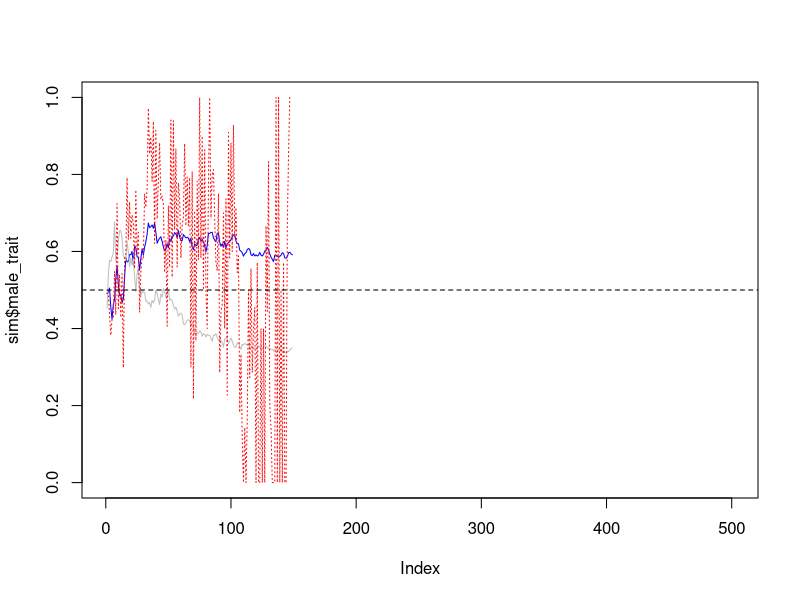

Recreate this plot in R.
#### parameters ####

## list of global parameters
p <- list(
  nb_class = c(1,1), ## i classes of juveniles; non reproductive; only the last observes
  ## j classes of adults; reproductive; only the last does not observe
  K = 200, ## pop size
  female_strategy = "conformity", ## alternatives: "koinophilia" or "conformity"
  survival = 0.9, ## must be < 1
  ageing = 0.1, ## probability to stay in the same age class from one time step to the next
  initial_trait_frequency = 0.5, # initial probability that males have trait 1 (and neutral trait 1)
  # initial_choice_frequency = 0.1, # initial probability that females have chosen trait 1
  n_matings = 10, ## maximum number of matings for males at every time step, must be > 0
  heritability = 1, ## with mutation rate = 1 - heritability
  n_obs = 10, ## maximal number of couples observed per female
  c = 0.6, ## copying rate
  n_steps_removed = 50) ## must be > 0

## dataframe for parameters variation
param_variation <- expand.grid(n_obs = c(4, 6, 8, 10, 15),
                               heritability = 1,
                               c = seq(0.6, 0.8, 0.05))
param_variation_null <- expand.grid(n_obs = 0,
                               heritability = 1,
                               c = seq(0.6, 0.8, 0.05))

## number of replicates per combination of parameters
n_replicates <- 100

## total number of simulations to run
n_simus <- nrow(param_variation) * n_replicates

## number of time steps
n_steps <- 200


#### functions to run simulations ####

# parameters <- p

init_pop <- function(parameters) {
  males <- matrix(NA, nrow = parameters$K, ncol = 4) ## age / trait / neutral trait / alive / nb of matings    
  females <- matrix(NA, nrow = parameters$K, ncol = 7) ## age / trait / neutral trait / alive / observed / preferred / ID male chosen
  colnames(males) <- c("age", "trait", "neutral", "alive")
  colnames(females) <- c("age", "trait", "neutral", "alive", "observed", "preferred", "ID_father")
  ## description of classes
  reproductive = c(rep(FALSE, parameters$nb_class[1]), rep(TRUE, parameters$nb_class[2]))
  observing = c(rep(FALSE, parameters$nb_class[1]-1), TRUE, rep(TRUE, parameters$nb_class[2]-1), FALSE)
  ## initial repartition among age classes
  ## geometric decrease in frequency, based on survival chances
  n <- with(parameters,sum(nb_class))
  pr <- with(parameters, survival^(1:n) / ((survival-survival^(n+1)) / (1-survival))) 
  ## randomly draw number of males
  n_males <- rbinom(1, size = parameters$K, prob = 1/2)
  n_females <- parameters$K - n_males
  ## random repartition of individuals among age classes
  n_males <- as.numeric(rmultinom(1, size = n_males, prob = pr)) # number of males per age class
  n_females <- as.numeric(rmultinom(1, size = n_females, prob = pr)) # number of females per age class
  
  n_tot_females <- sum(n_females) # total number of females
  n_tot_males <- sum(n_males) # total number of males
  
  ## Initialization of age, trait, neutral trait and "who is alive" for females and males
  if (n_tot_females > 0) {
    pos <- 1 : n_tot_females
    females[pos, "age"] <- rep(1:n, times = n_females) # initialization of age in the female matrix
    females[pos, "trait"] <- rbinom(n_tot_females, size = 1, prob = parameters$initial_trait_frequency) # initialization of trait
    females[pos, "neutral"] <- rbinom(n_tot_females, size = 1, prob = parameters$initial_trait_frequency) # initialization of neutral trait
    females[pos, "alive"] <- 1 # initialization of "who is alive"
  }
  if (n_tot_males > 0) {
    pos <- 1 : n_tot_males 
    males[pos, "age"] <- rep(1:n, times = n_males) # initialization of age in the male matrix
    males[pos, "trait"] <- rbinom(n_tot_males, size = 1, prob = parameters$initial_trait_frequency) # initialization of trait
    males[pos, "neutral"] <- rbinom(n_tot_males, size = 1, prob = parameters$initial_trait_frequency) # initialization of neutral trait
    males[pos, "alive"] <- 1 # initialization of "who is alive"
  }
  
  ## Initialization of male chosen for reproductive females
  pos_f <- which(reproductive[females[, 1]]) # positions of reproductive females
  pos_m <- which(reproductive[males[, 1]]) # positions of reproductive males
  if (length(pos_f) > 0 & length(pos_m) > 0) {
    if (length(pos_m) == 1) {
      females[pos_f, "ID_father"] <- pos_m
    } else {
      females[pos_f, "ID_father"] <- sample(pos_m, size = length(pos_f), replace = TRUE)
    }
  }
  
  return(list(males = males, females = females, reproductive = reproductive, observing = observing))
}
# 
parameters <- p
tmax <- 10
return_tradition_only = FALSE

dynamics <- function(tmax, parameters, return_tradition_only = FALSE) { # if return_tradition_only = FALSE, store raw temporal results, if not, store only one tradition (duration) per simulation
  ## initialization
  pop <- init_pop(parameters)
  
  nb <- sum(parameters$nb_class) # number of age classes
  n_females <- n_females_old <- table(factor(pop$females[, "age"], levels = 1 : nb)) # number of females per age class
  n_males <- n_males_old <- table(factor(pop$males[, "age"], levels = 1 : nb)) # number of males per age class
  
  ## prepare vectors and matrices to store output (only if we store raw results)
  if (!return_tradition_only) {
    # for males
    sequence_trait_m <- sequence_neutral_m <- rep(NA, tmax + 1)
    sequence_trait_m[1] <- mean(pop$males[, "trait"], na.rm = TRUE)
    sequence_neutral_m[1] <- mean(pop$males[, "neutral"], na.rm = TRUE)
    # for females
    sequence_trait_f <- sequence_neutral_f <- rep(NA, tmax + 1)
    sequence_observed <- sequence_preferred <- sequence_choice <- rep(NA, tmax + 1)
    sequence_trait_f[1] <- mean(pop$females[, "trait"], na.rm = TRUE)
    sequence_neutral_f[1] <- mean(pop$females[, "neutral"], na.rm = TRUE)
    sequence_choice[1] <- mean(pop$males[pop$females[, "ID_father"], "trait"], na.rm = TRUE)
    sequence_observed[1] <- NA
    sequence_preferred[1] <- NA
    # number of individuals in each age class
    pop_size <- matrix(NA, nrow = tmax + 1, ncol = 2*nb)
    pop_size[1,] <- c(n_females, n_males)
  } else {
    mean_choice <- NA
    trad_duration <- NA
  }
  sequence_nb_demos <- sequence_nb_observations <- rep(NA, tmax + 1)
  sequence_nb_demos[1] <- NA
  sequence_nb_observations[1] <- NA
  
  ## start loop on time steps
  ## as females are "initialized" with a mate, reproduction must come first
  for(g in 1 : tmax) {
    
    ## position of females who reproduced in the previous step
    pos_fR <- which(pop$reproductive[pop$females[, "age"]] & !is.na(pop$females[, "ID_father"])) # position of the females who reproduced (demonstrator females)
    # if (length(pos_fR) == 0) { # if no mate choice at the previous step, we want to end the simulation
    #   print(g)
    #   print("no mate choice in the previous step, stop time, return results")
    #   break # go out of the loop on time steps, to store results
    # }
    # print("the next 2 lines are the position of females who mated and of males that have been chosen in the previous step")
    # print(pos_fR)
    # print(pop$females[pos_fR, "ID_father"])
    
    ## observations / preference
    pos_fO <- which(pop$observing[pop$females[, "age"]]) # position of observing females
    if (length(pos_fO) == 0) {
      # print(g)
      # print("no observing females")
    }
    if (parameters$n_obs == 0) { # preference in the null model, for n_obs = 0
      pop$females[pos_fO, "observed"] <- NA # nothing is observed
      pop$females[pos_fO, "preferred"] <- rbinom(length(pos_fO), size = 1, prob = 1/2) # the preference is random
      sequence_nb_observations[g + 1] <- parameters$n_obs
    } else { # preference in the social model, for n_obs > 0
      # we need the trait of the observed males
      if (parameters$female_strategy == "conformity") { # if female strategy is conformity
        traits_observed_males <- pop$males[pop$females[pos_fR, "ID_father"], "trait"] # traits of males who reproduced with the demonstrator females at g-1
      }
      if (parameters$female_strategy == "koinophilia") { # if female strategy is koinophilia
        traits_observed_males <- pop$males[which(pop$reproductive[pop$males[, "age"]]), "trait"] # traits of reproductive males who are present at g
      }
      # if (!return_tradition_only) sequence_nb_demos[g + 1] <- length(traits_observed_males) # store the number of social info available
      
      if (parameters$n_obs >= length(traits_observed_males)) { # case where there is less to observe than what females could: all females observe the same matings
        sequence_nb_observations[g + 1] <- length(traits_observed_males) # the effective number of observations is the number of available matings to observe
        if (length(traits_observed_males) == 0) { # if there is nothing to observe at this time step, the preference is random
          # print(g)
          # print("nothing to observe, because no repro females or repro males at the previous step")
          pop$females[pos_fO, "observed"] <- NA
          pop$females[pos_fO, "preferred"] <- rbinom(length(pos_fO), size = 1, prob = 1/2)
        } else {
          fr_obs <- mean(traits_observed_males) # frequency for trait 1 observed
          pop$females[pos_fO, "observed"] <- fr_obs
          if (fr_obs > 1/2) {
            pop$females[pos_fO, "preferred"] <- 1
          } 
          else {
            if (fr_obs == 1/2) {
              pop$females[pos_fO,"preferred"] <- rbinom(length(pos_fO), size = 1, prob = 1/2)
            } 
            else {
              pop$females[pos_fO,"preferred"] <- 0
            }
          }
        }
      }
      if (parameters$n_obs < length(traits_observed_males)) { # could be replaced by a else?
        # case where there are more matings to observe than what females can observe
        # use a hypergeometric sampling for each female
        # and determine which male trait value is most frequent among the observations
        sequence_nb_observations[g + 1] <- parameters$n_obs
        nb_1 <- sum(traits_observed_males) # number of 1 in all possible observations
        nb_0 <- length(traits_observed_males) - nb_1 # number of 0 in all possible observations
        nb_1_obs <- rhyper(length(pos_fO), nb_1, nb_0, parameters$n_obs) # number of 1 observed by each observer female
        fr_obs <- nb_1_obs/parameters$n_obs # frequency of 1 observed for each observer female
        pop$females[pos_fO, "observed"] <- fr_obs
        pop$females[pos_fO, "preferred"] <- ifelse(fr_obs > 1/2, 1, 0)
        l <- fr_obs == 1/2
        if (any(l)) {
          pop$females[pos_fO[l], "preferred"] <- rbinom(sum(l), size = 1, prob = 1/2)
        } 
      }
    } ## end of acquisition of the preference in the social model
    
    
    ## who will survive?
    pos <- which(pop$females[, "age"] < nb) # position of females of age class in which survival occurs (not the last age class)
    pop$females[pos, "alive"] <- with(parameters, rbinom(length(pos), size = 1, prob = survival)) # survival (1) or death (0) for every female
    pop$females[which(pop$females[, "age"] == nb), "alive"] <- 0 # females of the last age class will all die
    pos <- which(pop$males[, "age"] < nb) # position of males of age class in which survival occurs (not the last age class)
    pop$males[pos, "alive"] <- with(parameters, rbinom(length(pos), size = 1, prob = survival)) # survival (1) or death (0) for every male
    pop$males[which(pop$males[, "age"] == nb), "alive"] <- 0 # males of the last age class will all die
    
    ## how many newborns to keep pop size constant?
    nb_newborns <- parameters$K - sum(pop$males[, "alive"], na.rm = TRUE) - sum(pop$females[, "alive"], na.rm = TRUE)
    if (nb_newborns < 0) stop("Number of newborns cannot be negative!") # check that everything is OK, in principle this could be removed...
    if (nb_newborns > parameters$K) stop("Number of newborns cannot excess max population size!")
    
    ## randomly draw the identity of the mother / transmission of trait
    if (length(pos_fR) > 0) { # if there are mothers...
      if (nb_newborns > 0) { # ... and space for newborns
        if (length(pos_fR) == 1) {
          who_is_the_mother <- pos_fR
        } else {
          who_is_the_mother <- sample(pos_fR, size = nb_newborns, replace = TRUE)
        }
        who_is_the_father <- pop$females[who_is_the_mother, "ID_father"] # position of the father for each newborn
        # compute trait values for newborns, as transmitted by the two parents
        # print("the next 4 lines are who_is_the_mother, who_is_the_father and theirs relative traits")
        # print(who_is_the_mother)
        # print(who_is_the_father)
        # print(pop$females[who_is_the_mother, "trait"])
        # print(pop$males[who_is_the_father, "trait"])
        newborn_trait <- ifelse(runif(nb_newborns) < 0.5, pop$females[who_is_the_mother, "trait"], pop$males[who_is_the_father, "trait"])
        newborn_neutral <- ifelse(runif(nb_newborns) < 0.5, pop$females[who_is_the_mother, "neutral"], pop$males[who_is_the_father, "neutral"])
        # print("next line = generation")
        # print(g)
        # print("next line = newborn_trait")
        # print(newborn_trait)
        # print("next line = newborn_neutral")
        # print(newborn_neutral)
        # print("next 2 lines = mother and father traits")
        # print(pop$females[who_is_the_mother, "trait"])
        # print(pop$males[who_is_the_father, "trait"])
        # mutation
        mutation_rate <- 1 - parameters$heritability
        mute <- runif(nb_newborns) < mutation_rate
        if (any(mute)) newborn_trait[mute] <- rbinom(sum(mute), size = 1, prob = 1/2)
        mute <- runif(nb_newborns) < mutation_rate
        if (any(mute)) newborn_neutral[mute] <- rbinom(sum(mute), size = 1, prob = 1/2)
        # print("the next line is newborns traits, and male newborn traits")
        # print(newborn_trait)
        # are newborns males or females ?
        newborn_female <- runif(nb_newborns) < 0.5 # TRUE if the newborn is a female
      } else {print("no space for newborns at this step")}
    } else {print("no newborns because no repo females at this step")}

    ## ageing / death
    pop$males[pop$males[, "alive"] == 0, ] <- NA # rows of NA for dead males
    pos_males_age <- which(!is.na(pop$males[, "age"]))
    pop$males[pos_males_age, "age"] <- ifelse(runif(length(pos_males_age)) > parameters$ageing, pop$males[pos_males_age, "age"] + 1, pop$males[pos_males_age, "age"])
    pop$males[, "age"] <- pop$males[, "age"] + 1
    pop$females[pop$females[, "alive"] == 0, ] <- NA # rows of NA for dead females
    pop$females[, "age"] <- pop$females[, "age"] + 1
    
    # add newborns to tables
    if (length(pos_fR) > 0) { # if there are mothers...
      if (nb_newborns > 0) { # ... and space for newborns: there are newborns to add to tables
        if (length(newborn_female) > 0 & any(newborn_female)) { # female newborns
          pos <- which(is.na(pop$females[, "age"])) # all empty spaces in the matrix
          pos_f <- pos[1 : sum(newborn_female)] # the empty spaces that will be used to store newborns
          pop$females[pos_f, "trait"] <- newborn_trait[newborn_female]
          pop$females[pos_f, "neutral"] <- newborn_neutral[newborn_female]
          pop$females[pos_f, "age"] <- 1
          pop$females[pos_f, "alive"] <- 1
        }
        if (length(newborn_female) > 0 & any(!newborn_female)) { # male newborns
          pos <- which(is.na(pop$males[, "age"])) # all empty spaces in the matrix
          pos_m <- pos[1 : sum(!newborn_female)] # the empty spaces that will be used to store newborns
          # print(newborn_trait[!newborn_female])
          pop$males[pos_m, "trait"] <- newborn_trait[!newborn_female]
          pop$males[pos_m, "neutral"] <- newborn_neutral[!newborn_female]
          pop$males[pos_m, "age"] <- 1
          pop$males[pos_m, "alive"] <- 1
        }
      }
    }

    ## update who is reproductive (who will have to choose a mate)
    pos_fR <- which(pop$reproductive[pop$females[, "age"]])
    pos_mR <- which(pop$reproductive[pop$males[, "age"]])
    
    if (length(pos_fR) == 0) {
      print(g)
      print("no more reproductive females in the pop")
      nb_repro <- 0
      break
    }
    if (length(pos_mR) == 0) {
      print(g)
      print("no more reproductive males in the pop, stop time, return results")
      nb_repro <- 0
      break
    }
    
    ## mating based on preferences with competition among males
    pop$females[, "ID_father"] <- NA # reset the column of chosen mates from the previous time step
    pos_f_non_mated <- which(pop$reproductive[pop$females[, "age"]] & is.na(pop$females[, "ID_father"])) # females who have to choose a mate
    pos_m_non_mated <- pos_mR # males who still have matings to make
    nb_matings_males <- rep(parameters$n_matings, length(pos_mR)) # number of matings to make for each male
    names(nb_matings_males) <- pos_mR
    
    while (length(pos_f_non_mated) > 0 && length(pos_m_non_mated) > 0) { # as long as there are males and females available to mate
      # stop the while loop if c = 1 and all females preferences are different from males traits (no choice possible, the while loop would never end)
      if (parameters$c == 1 & !any(pop$females[pos_f_non_mated, "preferred"] %in% pop$males[pos_m_non_mated, "trait"])) {  
        break }
      
      pos_f_met <- pos_m_met <- NULL # vectors of females and males who will meet each other
      if (length(pos_f_non_mated) > length(pos_m_non_mated)) { # if there are more females to mate than males available
        pos_f_met <- sample(pos_f_non_mated, length(pos_m_non_mated), replace = FALSE) # we randomly select the females who will have a mate
        pos_m_met <- pos_m_non_mated
      }
      if (length(pos_m_non_mated) > length(pos_f_non_mated)) { # if there are more males available than females
        pos_m_met <- sample(pos_m_non_mated, length(pos_f_non_mated), replace = FALSE) # we randomly select one male for each female to meet with
        pos_f_met <- pos_f_non_mated
      }
      if (length(pos_m_non_mated) == length(pos_f_non_mated) && length(pos_m_non_mated) > 1) { # if there are as many males as females available (and > 1)
        pos_m_met <- sample(pos_m_non_mated) # all males available are met, we just reorder the vector of males
        pos_f_met <- pos_f_non_mated
      }
      if (length(pos_m_non_mated) == length(pos_f_non_mated) && length(pos_m_non_mated) == 1) { # if there are as many males as females available (1 of each)
        pos_m_met <- pos_m_non_mated # the last male available is met by the last female 
        pos_f_met <- pos_f_non_mated
      }
      
      pr <- ifelse(pop$males[pos_m_met, "trait"] == pop$females[pos_f_met, "preferred"], # probability to accept the sampled (met) male, for each female
                   parameters$c,
                   1 - parameters$c)
      
      if(any(is.na(pop$males[pos_m_met, "trait"]))) stop("NA in met males traits")
      if (any(pr < 0) | any(pr > 1)) stop("Invalid probability value!")
      
      chosen <- rbinom(length(pos_f_met), size = 1, prob = pr) # is the male chosen or not, for every female
      
      if (any(chosen == 1)) { # if matings occur, store the choice of females and update the vectors of males and females still available for mating
        pop$females[pos_f_met[chosen == 1], "ID_father"] <- pos_m_met[chosen == 1]
        pos_f_non_mated <- pos_fR[is.na(pop$females[pos_fR, "ID_father"])] # update positions of females without a mate
        
        nb_matings_males[as.character(pos_m_met[chosen == 1])] <- nb_matings_males[as.character(pos_m_met[chosen == 1])] - 1 # remove a mating for males who mated
        pos_m_non_mated <- pos_m_non_mated[nb_matings_males > 0] # keep only males who still have matings to make
        nb_matings_males <- nb_matings_males[nb_matings_males > 0] # keep only males who still have matings to make
      }
    }
    
    ## number of demonstrations during that time step
    nb_repro <- length(which(pop$reproductive[pop$females[, "age"]] & !is.na(pop$females[, "ID_father"])))
    sequence_nb_demos[g + 1] <- nb_repro
    
    ## done with that time step, store output
    
    # if (!any(!is.na(pop$females[, "age"])) || !any(!is.na(pop$males[, "age"]))) {
    #   g <- g - 1
    #   print("male or female extinction")
    #   break # go out of the for (generations) loop
    # }
    
    if (!return_tradition_only) { # outputs if we store raw temporal results
      # for males
      sequence_trait_m[g + 1] <- mean(pop$males[, "trait"], na.rm = TRUE)
      sequence_neutral_m[g + 1] <- mean(pop$males[, "neutral"], na.rm = TRUE)
      # for females
      sequence_trait_f[g + 1] <- mean(pop$females[, "trait"], na.rm = TRUE)
      sequence_neutral_f[g + 1] <- mean(pop$females[, "neutral"], na.rm = TRUE)
      sequence_observed[g + 1] <- mean(pop$females[, "observed"], na.rm = TRUE)
      sequence_preferred[g + 1] <- mean(pop$females[, "preferred"], na.rm = TRUE)
      sequence_choice[g + 1] <- mean(pop$males[pop$females[, "ID_father"], "trait"], na.rm = TRUE)
      # number of individuals in each age class
      n_females <- table(factor(pop$females[, "age"], levels = 1 : nb))
      n_males  <- table(factor(pop$males[, "age"], levels = 1 : nb))      
      pop_size[g + 1, ] <- c(n_females, n_males)
    }
    else { # if we store results for one tradition only, compute the duration of the tradition and stops the simulation if the tradition ends
      if (g == parameters$n_steps_removed) {
        mean_choice <- mean(pop$males[pop$females[, "ID_father"], "trait"], na.rm = TRUE)
        trad_duration <- 0
      }
      if (g > parameters$n_steps_removed) { # start computing the duration of the tradition and return results if the tradition ends
        mean_choice_old <- mean_choice # mean choice at g-1
        mean_choice <- mean(pop$males[pop$females[, "ID_father"], "trait"], na.rm = TRUE) # mean choice at g
        # print("the next 2 lines are mean_choice_old and mean_choice")
        # print(mean_choice_old)
        # print(mean_choice)
        # XOR operator (exclusive or): TRUE if one input is FALSE and the other is TRUE; FALSE if the two are TRUE, or if the two are FALSE
        if (xor(mean_choice > 0.5, mean_choice_old > 0.5)) return(c(last_time_step = g, mean_choice_last_step = mean_choice_old, 
                                                                    n_repro_last_step = nb_repro, mean_demos = mean(sequence_nb_demos, na.rm = T),
                                                                    mean_n_obs = mean(sequence_nb_observations, na.rm = T),
                                                                    tradition_duration = trad_duration))
        trad_duration <- trad_duration + 1
      }
    }
  } ## end of for loop (generations)
  
  ## done with all time steps, return results
  if (!return_tradition_only) {
    results <- list(population = pop, 
                    male_trait = sequence_trait_m, male_neutral = sequence_neutral_m,
                    female_trait = sequence_trait_f, female_neutral = sequence_neutral_f,
                    observed = sequence_observed, preference = sequence_preferred,
                    choice = sequence_choice, effective_nobs = sequence_nb_observations,
                    n_demos = sequence_nb_demos,
                    size = pop_size)
    return(results)
  } 
  else {
    return(c(last_time_step = g, mean_choice_last_step = mean_choice, 
             n_repro_last_step = nb_repro, mean_demos = mean(sequence_nb_demos, na.rm = T),
             mean_n_obs = mean(sequence_nb_observations, na.rm = T),
             tradition_duration = trad_duration))
  }
}

# p$c <- 0.7
# p$n_matings <- 2
# (test <- dynamics(150, p, return_tradition_only = T))

# test code
p$K <- 200
p$nb_class = c(1,2)
p$female_strategy <- "conformity"
p$n_obs <- 0
p$c <- 0.5
p$heritability <- 1
p$n_matings <- 10
p$n_steps_removed <- 100
sim <- dynamics(500, p, return_tradition_only = F)

# test plot
plot(sim$male_trait, type = "l", col = "blue", ylim = c(0,1))
lines(sim$male_neutral, col = "gray")
lines(sim$choice, col = "red", lty = 3)
abline(h = 0.5, lty = 2)


# nb <- sum(p$nb_class)
# coul <- NULL
# for(i in 1 : nb) coul <- c(coul, adjustcolor("indianred", alpha.f = i/nb))
# for(i in 1 : nb) coul <- c(coul, adjustcolor("steelblue", alpha.f = i/nb))
# barplot(t(sim$size[1:100, ]), col = coul)

## function inputs:
# param_grid = dataframe for parameters variation
# parameters = list of global parameters
# file_name = name of the file in which we store results
# n_replicates = number of replicates for each parameters combination
# tmax = number of time steps in each simulation

param_grid <- param_variation
parameters <- p
file_name <- "test.csv"
n_replicates = 10
tmax = 100

parameters_exploration <- function(param_grid, parameters, file_name, n_replicates = 10, tmax = 200) {
  n_simus <- nrow(param_grid) * n_replicates
  simu_index <- 1
  for (i in 1 : nrow(param_grid)) {
    parameters[colnames(param_grid)] <- param_grid[i,] # set parameters value for the simulation to run
    # print(param_grid[i,])
    for (r in 1 : n_replicates) {
      cat(simu_index, "/", n_simus, "\n")
      simu <- try(dynamics(tmax, parameters, return_tradition_only = TRUE)) # run the simulation
      if (simu_index == 1) { # set up the file to store results
        cat("", "simu", colnames(param_grid), "replicate", names(simu), sep = ";", file = file_name, append = FALSE) # columns names in the file
        cat("\n", file = file_name, append = TRUE) # skip a line
      }
      if ("try-error" %in% class(simu)) { # try ro run the simulation, return NA in the results if there is an error
        # c(generation = NA, mean_choice = NA, tradition_duration = NA) # to be changed in something more generic
        cat(simu_index, i, unlist(param_grid[i,]), r, rep(NA, length(simu)), sep = ";", file = file_name, append = TRUE)
        cat("\n", file = file_name, append = TRUE) # skip a line
      }
      else {
        cat(simu_index, i, unlist(param_grid[i,]), r, simu, sep = ";", file = file_name, append = TRUE) # store results of the simulation in one row of the file
        cat("\n", file = file_name, append = TRUE) # skip a line
      }
      simu_index <- simu_index + 1
    }
  }
}

# test code
# gr <- expand.grid(heritability = seq(0.1, 0.9, by = 0.1), c = seq(0.5, 1, length = 10))
# parameters_exploration(gr, p, "toto.csv", tmax = 100)
parameters_exploration(param_grid, parameters, file_name, n_replicates = 10, tmax = 200)
